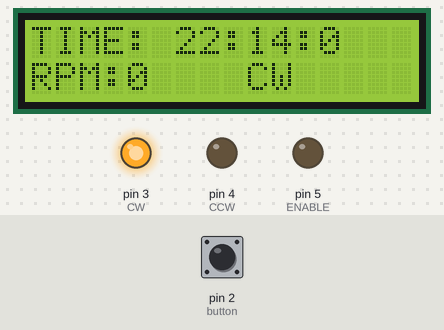
A sketch run on a simulated Arduino Uno, built with avr-gcc and run on an emulated ATmega328P. Parts: 16×2 character LCD, output pins drawn as LEDs (lit = HIGH). The inputs (shaded band) are chosen by the test bench; at power-on: pin 2 (button) LOW. The local clock reads 2024-03-15 10:24:30 at power-on unless the sketch sets it.

Above: at 40.1 s.
At 46.4 s:
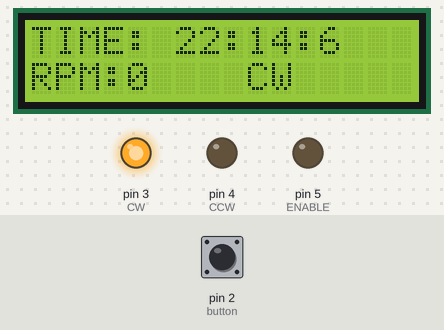
At 52.7 s:
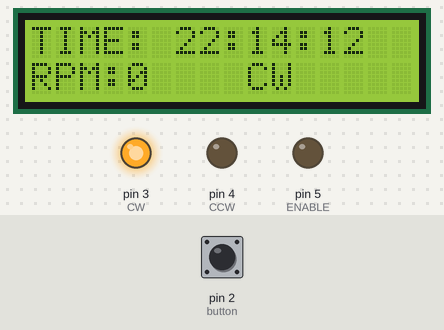
At 65.4 s:
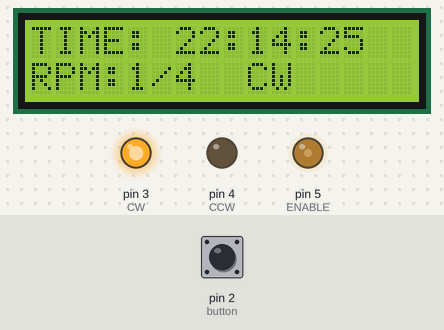
Timing chart, 0 to 66.5 s (numbered marks = the images above):
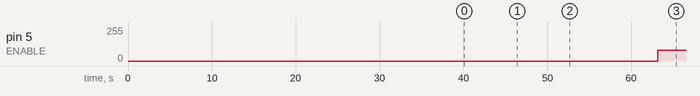

The sketch:

MicrosProj_3.ino
```cpp
#include <LiquidCrystal.h>
#include <Wire.h>
#include <DS3231.h>

DS3231 clock;
RTCDateTime dt;
LiquidCrystal lcd(7, 8, 9, 10, 11, 12);
#define ENABLE 5
#define CW 3
#define CCW 4
#define button 2
volatile byte updatelcd = 0;
volatile byte button_press = 0;
volatile byte upperdown = 0;
int counter = 0;
int SPEED;
void FLIPBUTTON(){
  button_press = 1;
  //reti();
}
ISR(TIMER1_OVF_vect){
  updatelcd = 1;
  if(counter <= 59)
  {
    counter++;
  }
  else{
    counter = 0;
    SPEED = 80;
  }
}

void updateSPEED(){
  if(!upperdown){
    switch(SPEED){
      case 80:
        SPEED = 128;
        break;
      case 128:
        SPEED = 180;
        break;
      case 180:
        SPEED = 225;
        upperdown = 1;
        break;
    }
  }
  else{
    switch(SPEED){
      case 225:
        SPEED = 180;
        break;
      case 180:
        SPEED = 128;
        break;
      case 128:
        SPEED = 80;
        upperdown = 0;
        break;
    }
  }
}
void setup() {
  // put your setup code here, to run once:
  // set up the LCD's number of columns and rows:
  lcd.begin(16, 2);
  // Print a message to the LCD.
  //lcd.print("hello, world!");
  pinMode(ENABLE,OUTPUT);
  pinMode(CW,OUTPUT);
  pinMode(CCW,OUTPUT);
  pinMode(button, INPUT);
  clock.begin();
  clock.setDateTime(__DATE__, __TIME__);
  noInterrupts();
  TCCR1A = 0;
  TCCR1B = 0;
  TCCR1B |= 0b00000100;
  TIMSK1 |= 0b00000001;
  interrupts();
  attachInterrupt(digitalPinToInterrupt(button), FLIPBUTTON, RISING);
  sei(); // Enable global interrupts
  digitalWrite(CW,HIGH); //one way
  digitalWrite(CCW,LOW);
  SPEED = 80;
  upperdown = 0;
  do{
    dt = clock.getDateTime();
  }while(dt.second != 0);
}


void loop() {
  // put your main code here, to run repeatedly:
  if(counter >= 30){
    SPEED = 0;
    analogWrite(ENABLE, 0);
  }
  else{
    if((counter % 3) == 0 && counter != 0){
      updateSPEED();
    }
    analogWrite(ENABLE, SPEED);

  }
  if(updatelcd){
    //noInterrupts();
    dt = clock.getDateTime();
    lcd.setCursor(0, 0);
    lcd.print("TIME: ");
    lcd.print(dt.hour);
    lcd.print(":");
    lcd.print(dt.minute);
    lcd.print(":");
    lcd.print(dt.second);
     lcd.setCursor(0, 1);
    lcd.print("RPM:");
    switch (SPEED){
      case 225:
        lcd.print("FULL");
        break;
     case 180:
        lcd.print("3/4 ");
        break;
     case 128:
        lcd.print("1/2 ");
        break;
     case 80:
        lcd.print("1/4 ");
        break;
     default:
        lcd.print("0   ");
        break;
    }
    lcd.print(" ");
    if(digitalRead(CW)){
      lcd.print("CW ");
    }
    else{
      lcd.print("CCW");
    }
    updatelcd = 0;
    TCNT1 = 0;

  }

  if(button_press){
    noInterrupts();
    if(SPEED == 0){
      digitalWrite(CW, !digitalRead(CW));
      digitalWrite(CCW, !digitalRead(CCW));
    }
    else{
      analogWrite(ENABLE, 0);
      digitalWrite(CW, !digitalRead(CW));
      digitalWrite(CCW, !digitalRead(CCW));
      analogWrite(ENABLE, SPEED);
    }
    button_press = 0;
    interrupts();
  }
}
```

Measured:
- by itself, pin 5 (ENABLE): 0/255 → 80/255 at 63.2 s
- what the display in image 0 shows lasts 1.1 s, from 40.0 s to 41.1 s
